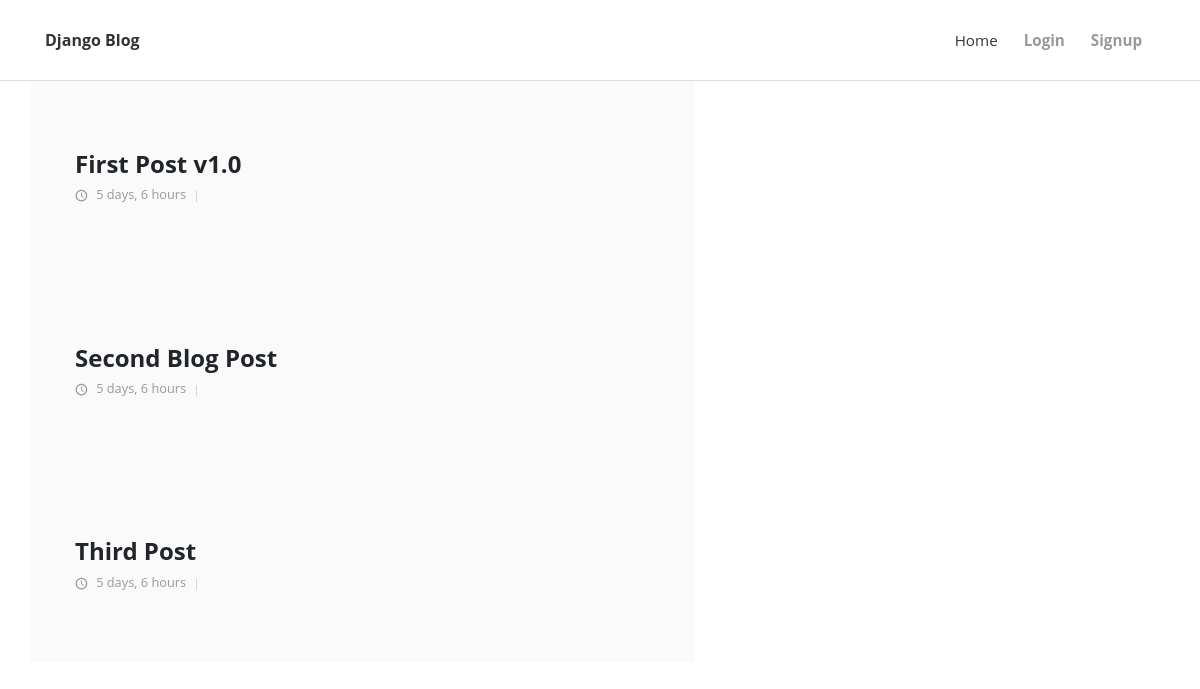
The page / on the database its author committed.
### blog/models.py (models this page shows, shortened)
class Post(models.Model):
    title = models.CharField(max_length=200)
    author = models.ForeignKey(Author, on_delete=models.CASCADE)
    body = models.TextField()
    timestamp = models.DateTimeField(auto_now_add=True)
    def get_absolute_url(self):
        return reverse("post_detail", kwargs={"id": self.id})

### blog/views.py (the view)
# urls.py: path("", views.home, name="home"),
def home(request):
    posts = Post.objects.order_by('-timestamp')[:]
    context = {
        "posts": posts
    }
    return render(request, 'home.html', context)

### templates/home.html (shortened to what this page needs)
{% extends 'base.html' %}
{% load static %}
{% block content %}
    <section class="featured-posts no-padding-top">
      <div class="container">
        <div class="row d-flex align-items-stretch">
          {% for post in posts %}
          <div class="text col-lg-7">
            <div class="text-inner d-flex align-items-center">
              <div class="content">
                    <a href="{{ post.get_absolute_url }}"><div class="h4"><span>{{ post.title }}</span></div></a>
                  <div class="date"><i class="icon-clock"></i> {{ post.timestamp|timesince }}</div>
              </div>
            </div>
          </div>
          {% endfor %}
        </div>
      </div>
    </section>
    {% endblock %}

### static/css/style.default.css (style rules this page uses)
body { overflow-x: hidden; }
a, i, span { display: inline-block; text-decoration: none; -webkit-transition: all 0.3s; transition: all 0.3s; }
section { padding: 100px 0; overflow-x: hidden; }
i[class*="icon-"] { -webkit-transform: translateY(3px); transform: translateY(3px); }
.no-padding-top { padding-top: 0 !important; }
section.featured-posts .row:nth-of-type(odd) .text { background: #fafafa; }
section.featured-posts .row:last-of-type { margin-bottom: 0; }
section.featured-posts .text-inner { padding: 70px 30px; height: 100%; -webkit-transition: all 0.3s; transition: all 0.3s; }
section.featured-posts a { color: inherit; text-decoration: none; }
section.featured-posts .title, section.featured-posts .date, section.featured-posts .comments { font-size: 0.8em; font-weight: 400; color: #999; }
section.featured-posts .title i, section.featured-posts .date i, section.featured-posts .comments i { margin-right: 5px; }
section.featured-posts .title::after, section.featured-posts .date::after, section.featured-posts .comments::after { content: '|'; display: inline-block; margin: 0 7px; font-size: 0.9em; color: #ccc; }
body { font-family: "Open Sans", sans-serif; font-size: 1rem; font-weight: normal; line-height: 1.5; color: #212529; background-color: #fff; }
a { color: #999; text-decoration: none; }
h1, h2, h3, h4, h5, h6, .h1, .h2, .h3, .h4, .h5, .h6 { margin-bottom: 0.5rem; font-family: inherit; font-weight: 700; line-height: 1.1; color: inherit; }
h4, .h4 { font-size: 1.5rem; }

### rows shown on the page
Post: title "First Post v1.0", timestamp "5 days, 6 hours"
Post: title "Second Blog Post", timestamp "5 days, 6 hours"
Post: title "Third Post", timestamp "5 days, 6 hours"
